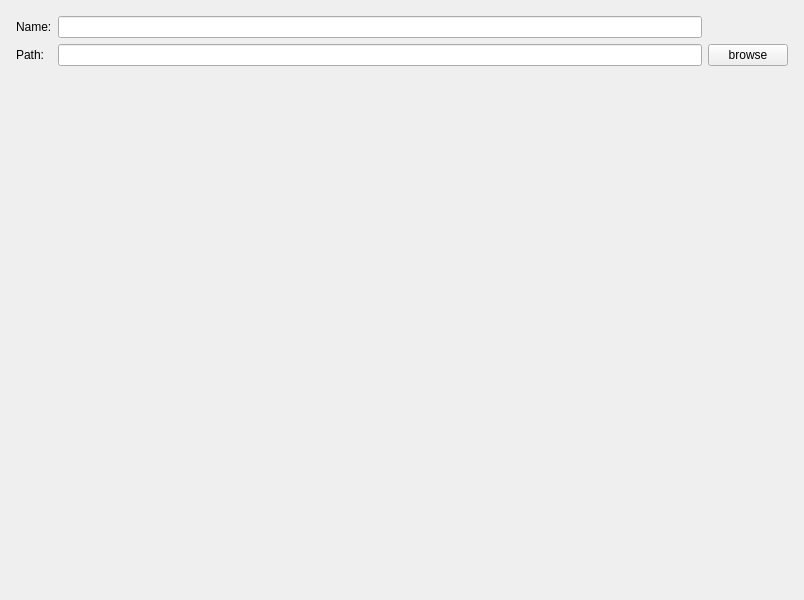
<?xml version="1.0" encoding="UTF-8"?>
<ui version="4.0">
 <class>ProSetPage</class>
 <widget class="QWizardPage" name="ProSetPage">
  <property name="geometry">
   <rect>
    <x>0</x>
    <y>0</y>
    <width>804</width>
    <height>600</height>
   </rect>
  </property>
  <property name="windowTitle">
   <string>WizardPage</string>
  </property>
  <layout class="QGridLayout" name="gridLayout_2">
   <item row="0" column="0">
    <layout class="QGridLayout" name="gridLayout">
     <property name="leftMargin">
      <number>5</number>
     </property>
     <property name="topMargin">
      <number>5</number>
     </property>
     <property name="rightMargin">
      <number>5</number>
     </property>
     <property name="bottomMargin">
      <number>5</number>
     </property>
     <item row="1" column="0">
      <widget class="QLabel" name="label_2">
       <property name="text">
        <string>Path:</string>
       </property>
      </widget>
     </item>
     <item row="0" column="0">
      <widget class="QLabel" name="label">
       <property name="text">
        <string>Name:</string>
       </property>
      </widget>
     </item>
     <item row="1" column="2">
      <widget class="QPushButton" name="pushButton">
       <property name="text">
        <string>browse</string>
       </property>
      </widget>
     </item>
     <item row="1" column="1">
      <widget class="QLineEdit" name="lineEdit_2"/>
     </item>
     <item row="0" column="1">
      <widget class="QLineEdit" name="lineEdit"/>
     </item>
     <item row="2" column="1">
      <widget class="QLabel" name="tips">
       <property name="text">
        <string/>
       </property>
      </widget>
     </item>
    </layout>
   </item>
  </layout>
 </widget>
 <resources/>
 <connections/>
</ui>
